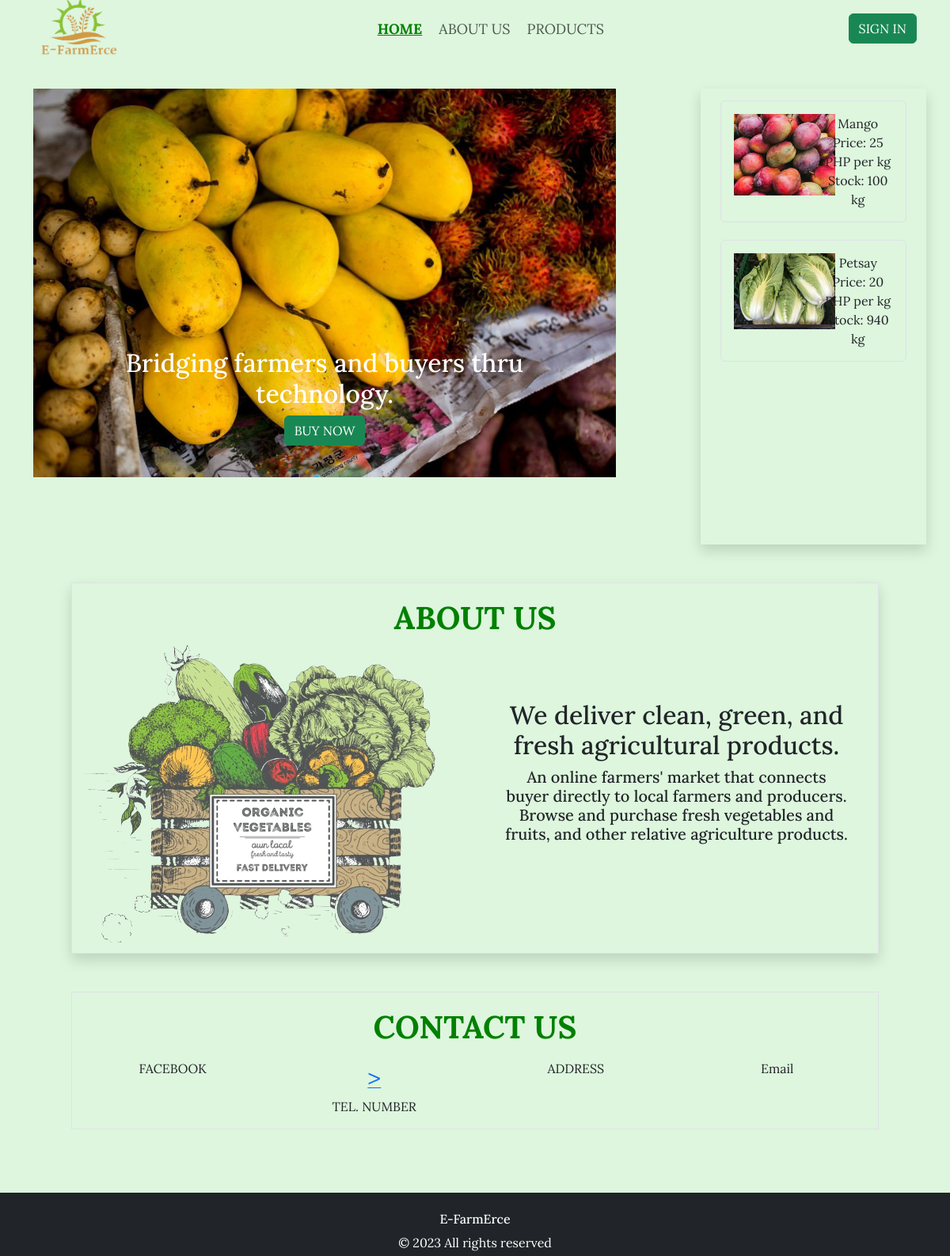
Page /E-FarmErce/index.php on the committed database.
### tables this page shows
CREATE TABLE `products` (
  `product_id` int(100) NOT NULL,
  `product_img` varchar(200) NOT NULL,
  `product_name` varchar(50) NOT NULL,
  `product_price` int(200) NOT NULL,
  `product_cat` text NOT NULL,
  `product_stock` int(200) NOT NULL,
  `min_order` int(100) NOT NULL,
  `product_details` varchar(200) NOT NULL,
  `seller_id` int(100) NOT NULL,
  `date_added` timestamp NOT NULL DEFAULT current_timestamp() ON UPDATE current_timestamp(),
  `product_status` text NOT NULL DEFAULT 'On Sale' COMMENT 'On Sale, Sold'
);

### E-FarmErce/index.php (the view, shortened to what this page needs)
<!DOCTYPE html>
<html lang="en">
<head>
    <?php require_once './includes/head.php'; ?>
</head>
<body>
<?php require_once './includes/navbar.php';?>
    <div class="container">
        <div class="row">
            <div class="col-md-8 col-sm-8 pt-5 fade-in">
                <div id="slide" class="carousel slide" data-bs-ride="carousel">
                    <div class="carousel-inner">
                        <div class="carousel-item active" data-bs-interval="5000">
                            <img src="./images/product1.jpg" class="d-block w-100" alt="...">
                            <div class="carousel-caption d-none d-md-block">
                                <h2>Bridging farmers and buyers thru technology.</h2>
                                <a href="products.php" class="btn btn-success"> BUY NOW</a>
                            </div>
                            </div>
                    </div>
                </div>
            </div>
            <div class="col-md-1 col-sm-1">
            </div>
            <div class="col-md-3 col-sm-3 shadow mt-5" style="height: 36em; display:block; overflow-y:scroll;">
                <?php
                    if (isset($_GET['navsearch'])) {
                        $searchkey = $_GET['navsearch'];
                        $query = "SELECT * FROM products
                            WHERE (product_name LIKE ? OR product_cat LIKE ?)
                            AND product_status = 'On Sale'
                            AND product_stock > min_order
                            ORDER BY date_added DESC";
                            $searchkeyWithWildcards = '%' . $searchkey . '%';
                            $stmt = mysqli_prepare($conn, $query);
                            mysqli_stmt_bind_param($stmt, "ss", $searchkeyWithWildcards, $searchkeyWithWildcards);
                            mysqli_stmt_execute($stmt);
                            $result = mysqli_stmt_get_result($stmt);
                    }  else{
                        $product_query = "SELECT * FROM products WHERE product_status = 'On Sale' AND product_stock > min_order ORDER BY date_added DESC";
                        $result = mysqli_query($conn, $product_query);
                    }
                        foreach($result as $row){
                ?>
                <button class="btn" type="button mx-auto" data-bs-toggle="modal" data-bs-target="#itemModal<?=$row['product_id']?>">
                    <div class="card border custom-card mt-2 fade-in">
                        <div class="card-body custom-card-body">
                            <div class="row">
                                <div class="col-6">
                                    <img  style="width: 8em;" src="./images/<?= $row['product_img'] ?>">
                                </div>
                                <div class="col-6">
                                    <?= $row['product_name'] ?><br>
                                    Price: <?= $row['product_price'] ?> PHP per kg<br>
                                    Stock: <?= $row['product_stock'] ?> kg<br>
                                </div>
                            </div>
                        </div>
                    </div>
                </button>
                <?php
                    }
                ?>
            </div>
        </div>
    </div>
    <div class="container">
        <div class="row shadow border m-5 fade-in">
            <h1 class="text-center" style="color: green; margin-top: .5em;"><b>ABOUT US</b></h1>
            <div class="col-md-6 col-sm-6">
                <img src="./images/aboutus.png" class="img-fluid">
            </div>
            <div class="col-md-6 col-sm-6">
                <div class="text-center p-4" style="margin-top: 3em;">
                <h2>We deliver clean, green, and fresh agricultural products.</h2>
                <h5>An online farmers' market that connects buyer directly to local farmers and producers.
                    Browse and purchase fresh vegetables and fruits, and other relative agriculture products.</h5>
                </div>
            </div>
        </div>
        <div class="row border m-5">
            <h1 class="text-center pb-2" style="color: green; margin-top: .5em;"><b>CONTACT US</b></h1>
            <div class="col-md-3 col-sm-3 text-center">
                <p>FACEBOOK</p>
            </div>
            <div class="col-md-3 col-sm-3 text-center">
                <a href=""><span><ion-icon name="call-outline" style="font-size: 2em;">></ion-icon></span></a>
                <p>TEL. NUMBER</p>
            </div>
            <div class="col-md-3 col-sm-3 text-center">
                <p>ADDRESS</p>
            </div>
            <div class="col-md-3 col-sm-3 text-center">
                <p>Email</p>
            </div>
        </div>
    </div>
</body>
<footer class="bg-dark text-white text-center p-4" style="margin-top: 5em; height: 5em;">
    <h6>E-FarmErce</h6>
    <p>&copy; 2023 All rights reserved</p>
</footer>
</html>

### E-FarmErce/includes/head.php (shortened to what this page needs)
<link href="https://cdn.jsdelivr.net/npm/bootstrap@5.3.1/dist/css/bootstrap.min.css" rel="stylesheet">
<link rel="stylesheet" href="./css/css.css">

### E-FarmErce/includes/navbar.php (shortened to what this page needs)
<?php
    require_once './includes/db.php';
    if(isset($_SESSION['user_id'])){
        $user_id = $_SESSION['user_id'];
        $infos = "SELECT * FROM users WHERE user_id = '$user_id'";
        $r = mysqli_query($conn, $infos);
        $info = mysqli_fetch_assoc($r);
    }else{
        $user_id = 0;
    }
  ?>
<nav class="navbar navbar-expand-lg">
  <div class="container">
    <a class="navbar-brand" href="./index.php"> <img src="./images/logo.png" style="width: 5.5em;"></a>
    <div class="collapse navbar-collapse" id="navbar">
        <ul class="navbar-nav justify-content-center mx-auto">
          <li class="nav-item">
            <a class="nav-link" aria-current="page" href="./index.php">HOME</a>
            </li>
            <li class="nav-item">
            <a class="nav-link" href="./about_us.php">ABOUT US</a>
            </li>
            <li class="nav-item">
            <a class="nav-link" href="./products.php">PRODUCTS</a>
            </li>
        </ul>
        <?php if($user_id == 0): ?>
        <ul class="nav-item pt-3">
          <button type="button" class="btn btn-success" data-bs-toggle="modal" data-bs-target="#loginModal">SIGN IN</button>
        </ul>
        <?php endif; ?>
    </div>
  </div>
</nav>

### E-FarmErce/css/css.css (style rules this page uses)
* { font-family: 'Anton', sans-serif; font-family: 'Lora', serif; }
body { background-color: rgb(221, 246, 221); }
.nav-item { font-size: large; padding-left: 5px; }
.navbar { height: 3.5em; z-index: 5; margin-top: .5em; }
.nav-link.active-link { color: green; font-weight: bold; text-decoration: underline; }
.custom-card-body { background-color: transparent; }
.custom-card { --bs-card-bg: none; }

### E-FarmErce/index.php (style rules this page uses)
.fade-in { opacity: 0; transition: opacity 0.5s ease-in-out; }
.fade-in.active { opacity: 1; }

### rows in the picture
products: product_img (picture), product_name "Mango", product_price "25", product_stock "100"
products: product_img (picture), product_name "Petsay", product_price "20", product_stock "940"
